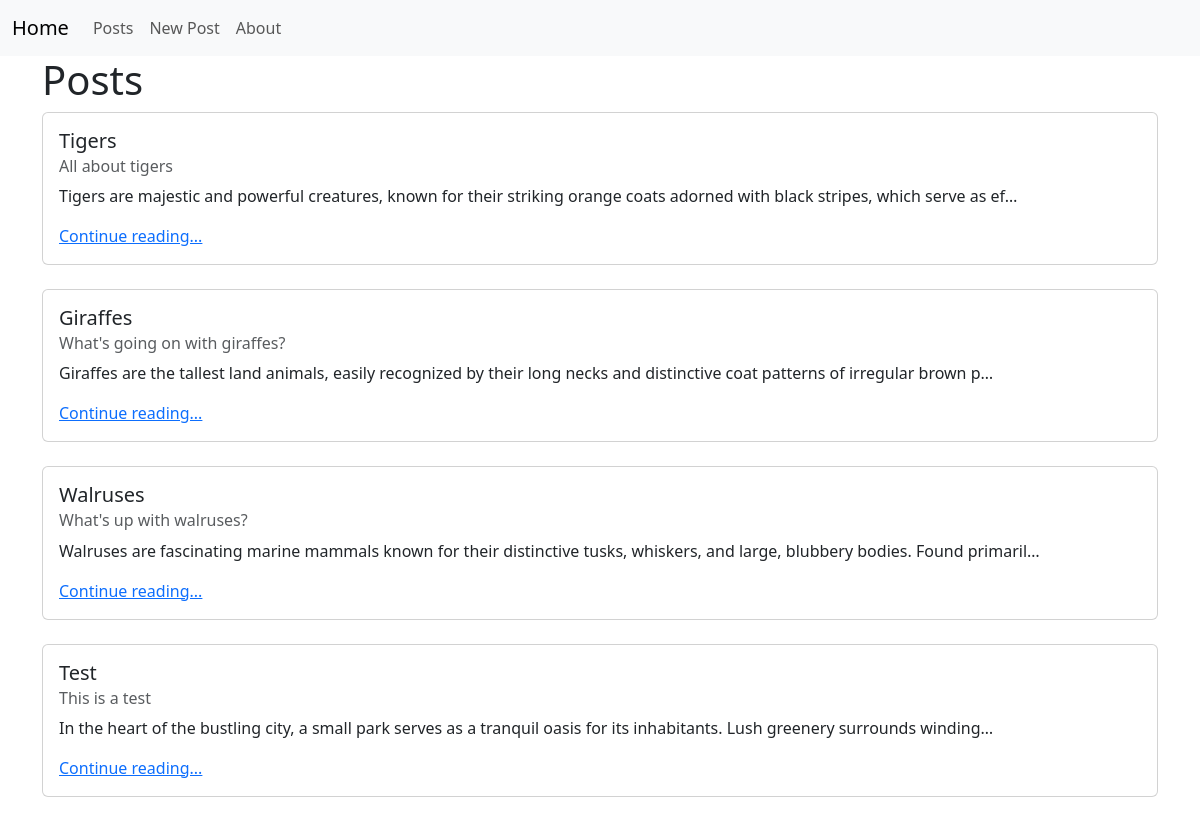
/posts/, run on the app's committed database.
### posts/models.py (models this page shows, shortened)
class Post(models.Model):                                   #inheritance
    title = models.CharField(max_length=128)                #composition
    subtitle = models.CharField(max_length=256)             #composition
    body = models.TextField()                               #composition
    created_on = models.DateTimeField(auto_now_add=True)    #composition

### posts/views.py (the view)
# urls.py: path("", views.PostListView.as_view(), name="list"),
class PostListView(ListView):
    template_name = "posts/list.html"
    model = Post

### templates/posts/list.html (shortened to what this page needs)
{% extends 'base.html' %}
{% block content %}
<h1>Posts</h1>
{% for post in post_list %}
<div class="card">
    <div class="card-body">
        <h5 class="card-title">{{ post.title }} </h5>
        <h6 class="card-subtitle mb-2 text-muted">{{ post.subtitle}} </h6>
        <p class="card-text">{{ post.body|truncatechars:128 }}</p>
        <a href="{% url 'detail' post.id %}" class="card-link">Continue reading...</a>
    </div>
</div>
<br />
{% endfor %}
{% endblock content %}

### templates/base.html (shortened to what this page needs)
{% load static %}
<!DOCTYPE html>
<html lang="en">
<head>
    <link href="https://cdn.jsdelivr.net/npm/bootstrap@5.3.3/dist/css/bootstrap.min.css" rel="stylesheet"
>
    <link rel="stylesheet" href="{% static 'css/base.css' %}">
</head>
<body>
    <nav class="navbar navbar-expand-lg bg-body-tertiary">
        <div class="container-fluid">
            <a class="navbar-brand" href="{% url 'home' %} ">Home</a>
            <div class="collapse navbar-collapse" id="navbarNavAltMarkup">
                <div class="navbar-nav">
                    <a class="nav-link" href="{% url 'list' %}">Posts</a>
                    <a class="nav-link" href="{% url 'new' %}">New Post</a>
                    <a class="nav-link" href="{% url 'about' %}">About</a>
                </div>
            </div>
        </div>
    </nav>
    <div class="container">
        {% block content %}{% endblock content %}
    </div>
</body>
</html>

### data on the page
Post: title "Tigers", subtitle "All about tigers", body "Tigers are majestic and powerful creatures, known for their striking orange coats adorned with black stripes, which serve as ef…"
Post: title "Giraffes", subtitle "What's going on with giraffes?", body "Giraffes are the tallest land animals, easily recognized by their long necks and distinctive coat patterns of irregular brown p…"
Post: title "Walruses", subtitle "What's up with walruses?", body "Walruses are fascinating marine mammals known for their distinctive tusks, whiskers, and large, blubbery bodies. Found primaril…"
Post: title "Test", subtitle "This is a test", body "In the heart of the bustling city, a small park serves as a tranquil oasis for its inhabitants. Lush greenery surrounds winding…"
